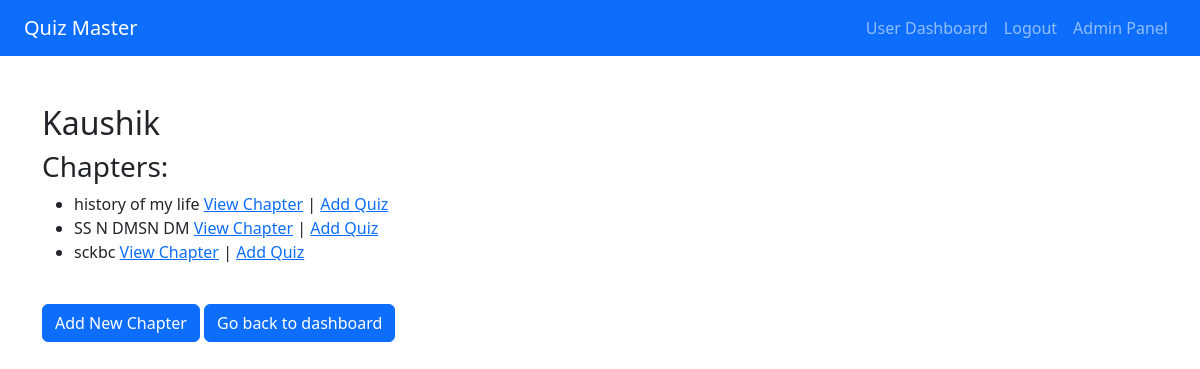
The page /view_subject/5 (signed in) on the database its author committed.
### models/models.py (models this page shows, shortened)
class Subject(db.Model):
    id = db.Column(db.Integer, primary_key=True)
    name = db.Column(db.String(100), unique=True, nullable=False)
    description = db.Column(db.String(255))
    chapters = db.relationship('Chapter', backref='subject', lazy=True)  # This sets up a one-to-many relationship

class Chapter(db.Model):
    id = db.Column(db.Integer, primary_key=True)
    subject_id = db.Column(db.Integer, db.ForeignKey('subject.id'))
    name = db.Column(db.String(100), nullable=False)
    description = db.Column(db.String(255))

### controllers/admin.py (the view)
@admin_bp.route('/view_subject/<int:subject_id>', methods=['GET'])
@login_required
def view_subject(subject_id):
    if not current_user.is_admin:
        return redirect(url_for('auth.login'))  # Redirect if not admin
    subject = Subject.query.get_or_404(subject_id)
    chapters = Chapter.query.filter_by(subject_id=subject_id).all()  # Get all chapters for this subject
    return render_template('view_subject.html', subject=subject, chapters=chapters)

### templates/view_subject.html
{% extends 'base.html' %}
{% block content %}
    <h2>{{ subject.name }}</h2>
    <h3>Chapters:</h3>
    <ul>
        {% for chapter in chapters %}
            <li>{{ chapter.name }}
                <a href="{{ url_for('admin.view_chapter', id=chapter.id) }}">View Chapter</a> |
                <a href="{{ url_for('admin.add_quiz', chapter_id=chapter.id) }}">Add Quiz</a></li>
        {% endfor %}
    </ul>
    <br>
    <a href="{{ url_for('admin.add_chapter', subject_id=subject.id) }}" class="btn btn-primary">Add New Chapter</a>
    <a href="{{ url_for('admin.admin_dashboard') }}" class="btn btn-primary">Go back to dashboard</a>
{% endblock %}

### rows shown on the page
Subject: name "Kaushik"
Chapter: name "history of my life"
Chapter: name "SS N DMSN DM"
Chapter: name "sckbc"
